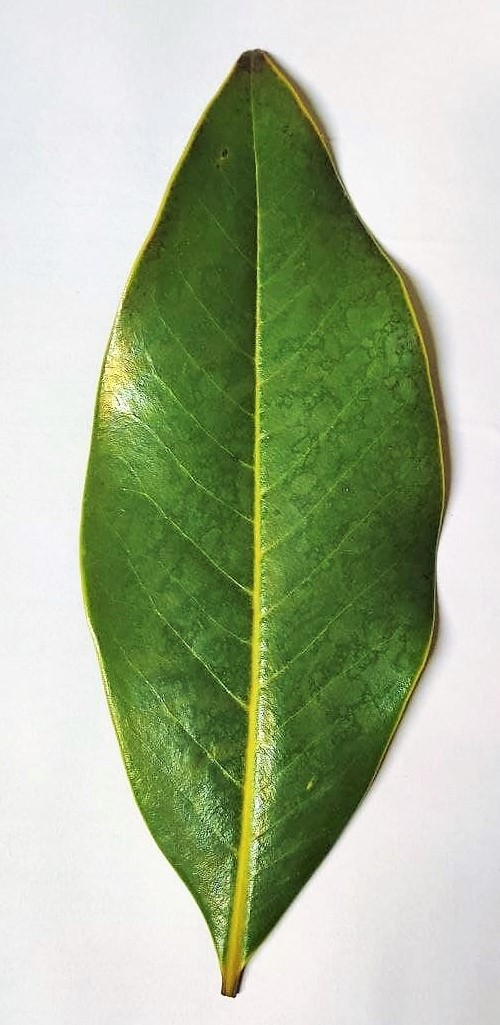
#> input picture images/magnolia_3.jpeg, 500 x 1025 px, given in place of , which was not available
$ python -i main.py   (imports and definitions only)
#> lines starting #> are read from the running program, lines starting #| are printed output that depends on the picture; after the words box and inside, x2 and y2 are one past the last pixel; in counts of white or black regions, pixels touching at a corner belong together; pictures that were not available may be replaced by others from this repository, and a replacement may not be noted
### decisionTree.py
import pandas as pd
from sklearn.tree import DecisionTreeClassifier
from sklearn.model_selection import train_test_split
from sklearn import metrics


class LeafDetails:
    height: int
    width: int
    lobulata: bool
    cuoriforme: bool
    lanceolata: bool

    def __init__(self):
        self.height = 0
        self.width = 0
        self.lobulata = False
        self.cuoriforme = False
        self.lanceolata = False

    # [6 lines left out: function clearAll, not called in this run]


class DecisionTree:
    colNames = ["name", "height", "width", "lobulata", "cuoriforme", "lanceolata"]
    featuresCol = ["height", "width", "lobulata", "cuoriforme", "lanceolata"]
    classNames = ["Oleandro", "Olivo", "Quercia", "Magnolia", "Heuchera", "Ciclamino"]
    decisionTree: DecisionTreeClassifier

    def __init__(self):
        self.initializeTree()

    def initializeTree(self):
        dataset = pd.read_csv("./leaf_dataset.csv", header=0, names=self.colNames)
#> (reads leaf_dataset.csv from the repository)
        dataset.head()

        X = dataset[self.featuresCol]
        y = dataset.name

        X_train, X_test, y_train, y_test = train_test_split(X, y, test_size=0.3, random_state=50)

        self.decisionTree = DecisionTreeClassifier(criterion="entropy")
        self.decisionTree = self.decisionTree.fit(X_train.values, y_train)
        y_pred = self.decisionTree.predict(X_test.values)

        print("Accuracy:", metrics.accuracy_score(y_test, y_pred))

    def predictLeaf(self, data: LeafDetails):
        predictData = [[data.height, data.width, data.lobulata, data.cuoriforme, data.lanceolata]]
        prediction = self.decisionTree.predict(predictData)
        return prediction[0]

### main.py
import cv2
import numpy as np
import matplotlib.pyplot as plt
import tkinter as tk
import tkinter.messagebox as messagebox
from dataclasses import dataclass
from decisionTree import DecisionTree, LeafDetails


@dataclass
class Point:
    x: int
    y: int
    useful: bool


# ---------------------------------------
# GLOBAL VARIABLES

selectedLeaf: tk.IntVar
leafImage: tk.Label

pointsY: list[Point] = list()
pointsX: list[Point] = list()

path: str = ""

leafDecision = DecisionTree()
leafData = LeafDetails()


# ------------------------------------------------------

def main():
    imgOriginal = readImage(path)
    imgBlur = blurImage(imgOriginal)
    imgDetected = detectLeaf(imgBlur)
    imgFilled = fillHoleImage(imgDetected)
    imgEdge = detectEdge(imgFilled)

    filterUsefulPoints()

    minMax = findMinMax(imgEdge)
    img = printBorder(imgFilled)

    classifyLeaf(minMax)

    leafPrediction = leafDecision.predictLeaf(leafData)

    plotImage(img, leafPrediction)


def readImage(pth):
#> called with pth = ''
    img = cv2.imread(pth)
#> img is the input picture: shape (1025, 500, 3); mean B, G, R 150.6, 181.6, 168.3
    img = cv2.cvtColor(img, cv2.COLOR_BGR2RGB)
    return img


def blurImage(image):
    img = cv2.GaussianBlur(image, (21, 21), 0)
    return img


def detectEdge(image):
    def sortPointsByX(p: Point):
        return p.x

    edges = cv2.Canny(image, 150, 300)
    indices = np.where(edges != [0])

    for i in range(0, len(indices[0])):
        pointsY.append(Point(indices[1][i], indices[0][i], useful=True))
        pointsX.append(Point(indices[1][i], indices[0][i], useful=True))

    pointsX.sort(key=sortPointsByX)
    return edges


def detectLeaf(img):
    hsv = cv2.cvtColor(img, cv2.COLOR_RGB2HSV)
#> hsv: shape (1025, 500, 3); mean H, S, V 55.3, 71.7, 183.1

    maskRedBrown = cv2.inRange(hsv, toHsvOpencvRange(5, 20, 7), toHsvOpencvRange(60, 80, 78))
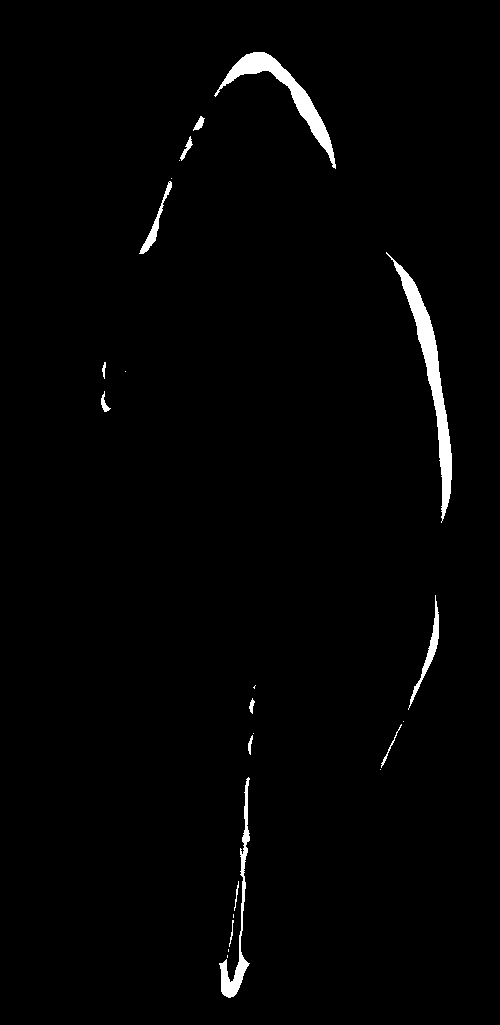
#> maskRedBrown: shape (1025, 500); 1.6% white; 24 white regions (10 under 20 px), largest, box (x1, y1, x2, y2) and area: (386, 252, 452, 523) 3014, (214, 52, 336, 169) 2304, (219, 777, 250, 998) 1248
    maskYellowGreen = cv2.inRange(hsv, toHsvOpencvRange(20, 4, 15), toHsvOpencvRange(172, 100, 85))
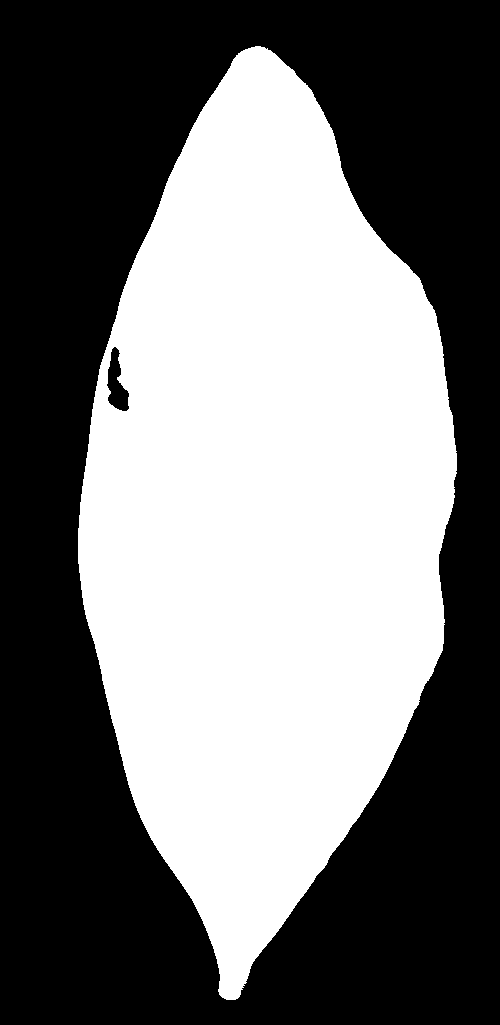
#> maskYellowGreen: shape (1025, 500); 45.9% white; 1 white region, box (x1, y1, x2, y2) and area: (78, 46, 457, 1000) 235187
    maskGrey = cv2.inRange(hsv, toHsvOpencvRange(0, 0, 15), toHsvOpencvRange(360, 15, 30))
#> maskGrey: shape (1025, 500); every value is 0

    mask = cv2.bitwise_or(maskYellowGreen, maskRedBrown)
    mask = cv2.bitwise_or(mask, maskGrey)

    res = cv2.bitwise_and(img, img, mask=mask)
    return res


def fillHoleImage(image):
    kernel = np.ones(20)
    dilate = cv2.dilate(image, kernel, 1)
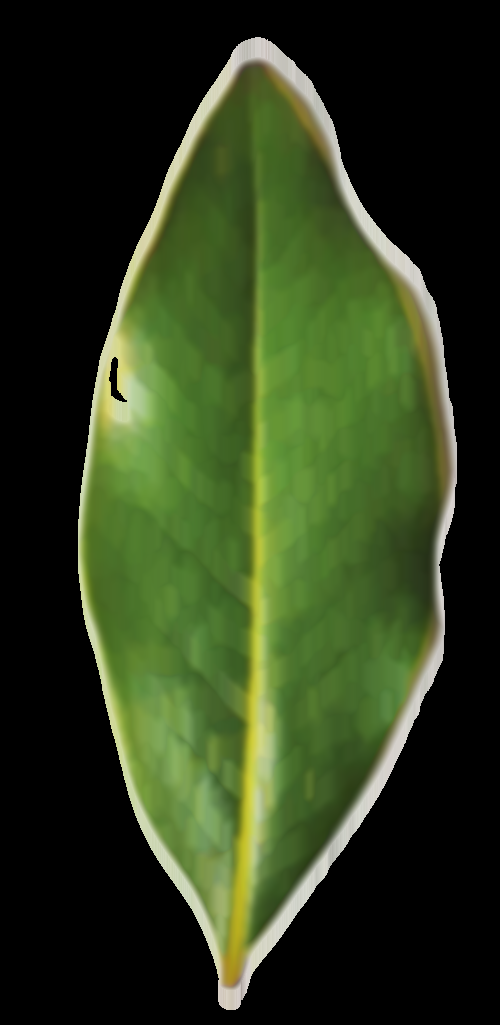
#> dilate: shape (1025, 500, 3); mean R, G, B 46.7, 60.6, 29.1
    return cv2.erode(dilate, kernel, iterations=1)
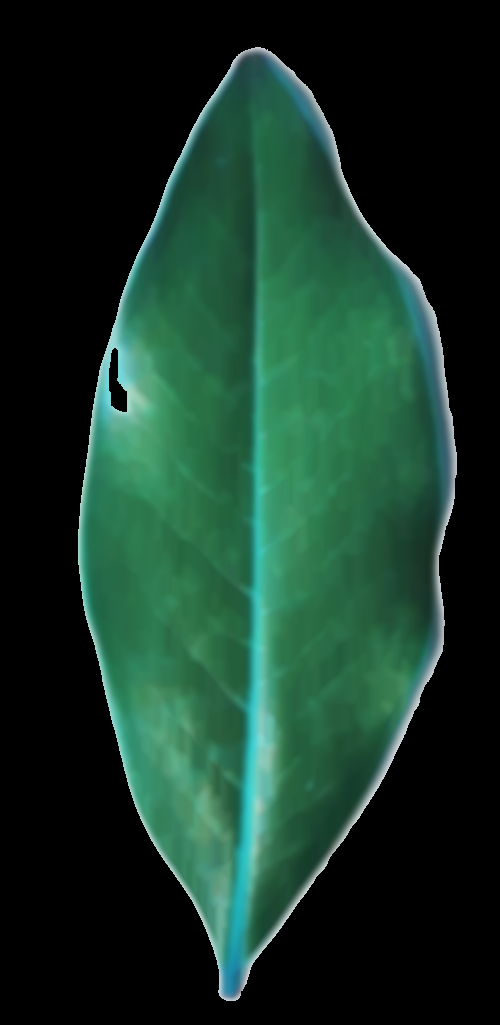
#> returned value: shape (1025, 500, 3); mean of channels 0, 1, 2 40.3, 54.3, 23.2; drawn as B, G, R
#> in detectEdge, `edges = cv2.Canny(image, 150, 300)`:
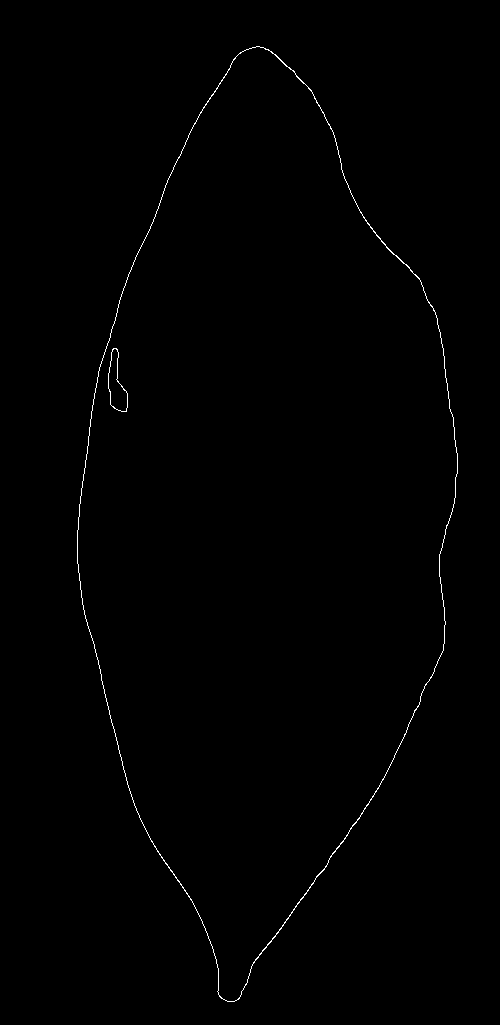
#> edges: shape (1025, 500); 0.45% white in thin lines or dots, all inside (x1, y1, x2, y2) = (77, 46, 458, 1002)
#> in detectEdge, `indices = np.where(edges != [0])`: indices = 2305 positions, rows 46 to 1001, columns 77 to 457
#> after the loop in detectEdge, `for i in range(0, len(indices[0])):`: pointsX = 2305 items


# --------------------------------------------------------------------------------
# UTILS FUNCTIONS

# Trova i punti agli estremi della foglia
def findMinMax(image):
    minX = image.shape[0]
#> minX = 1025
    maxX = 0
    minY = image.shape[1]
#> minY = 500
    maxY = 0

    for p in pointsY:
        if p.y > maxY:
            maxY = p.y

        if p.y < minY:
            minY = p.y

        if p.x > maxX:
            maxX = p.x

        if p.x < minX:
            minX = p.x
#> this loop made 2305 passes
#> (minY, minX) on pass 1: (46, 256)
#> minX on passes 5, 13, 18, 25, 29, 33: 252, 249, 246, 244, 242, 240
#> after the loop, maxX = 457; maxY = 1001; minX = 77; minY = 46
#> in main, `minMax = findMinMax(imgEdge)`: minMax = [77, 457, 46, 1001]

    return [minX, maxX, minY, maxY]


def plotImage(image, leafPrediction):
    title = 'Foglia'

    if leafData.lanceolata:
        title += ' LANCEOLATA '
    if leafData.lobulata:
        title += ' LOBULATA '
    if leafData.cuoriforme:
        title += ' CUORIFORME '
    title += " | " + leafPrediction

    plt.figure(num="Risultato")
    plt.imshow(image)
    plt.title(title)

    plt.show()


def toHsvOpencvRange(h, s, v):
    hOpen = (h * 179) / 360
    sOpen = (s * 255) / 100
    vOpen = (v * 255) / 100

    return hOpen, sOpen, vOpen


def printBorder(image):
    img = image
    for p in pointsX:
        img = cv2.circle(img, (p.x, p.y), 3, (255, 0, 255), -1)
#> this loop made 2305 passes
#> pass 1, in printBorder, `img = cv2.circle(img, (p.x, p.y), 3, (255, 0, 255), -1)`:
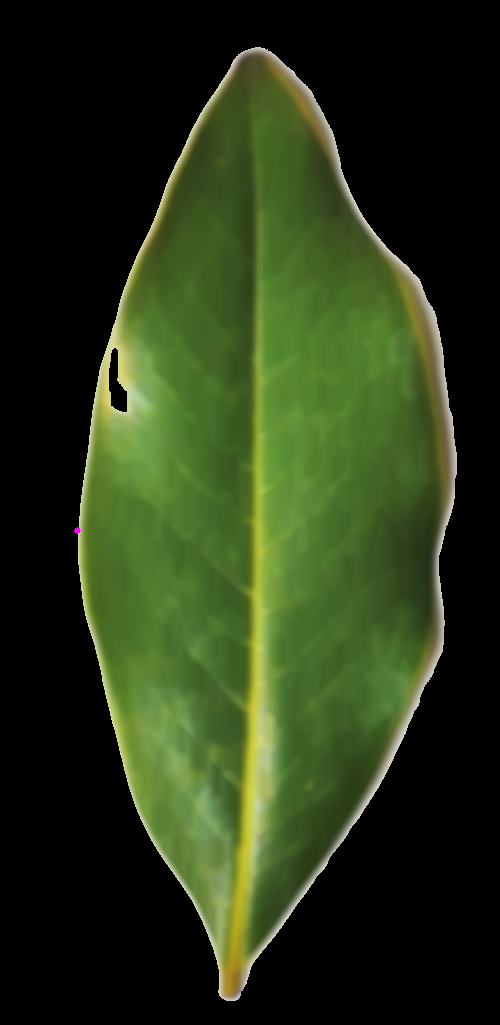
#> img: shape (1025, 500, 3); 0.01% of pixels changed, all inside (x1, y1, x2, y2) = (74, 527, 81, 534)
#> after the loop:
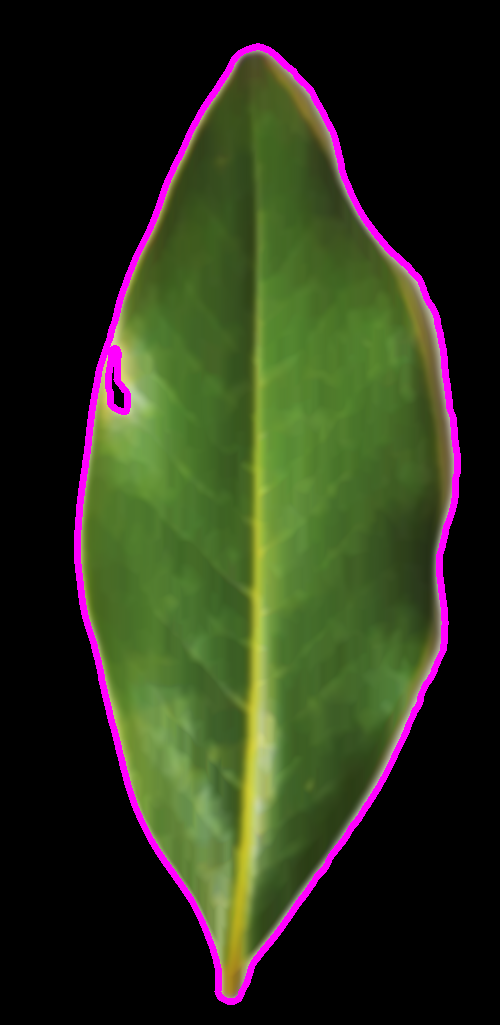
#> img: shape (1025, 500, 3); mean R, G, B 45.2, 51.5, 28.5
#> in checkLanceolata, `width = minMax[1] - minMax[0]`: width = 380
#> in checkLanceolata, `height = minMax[3] - minMax[2]`: height = 955
#> in checkLanceolata, `aspectRatio = width / height`: aspectRatio = 0.398
#> in classifyLeaf, `leafData.lanceolata = True`: leafData.lanceolata = True

    return img


def filterUsefulPoints():
    # Non consideriamo i punti attaccati
    for i in range(0, len(pointsY)):
        if i < len(pointsY) - 1:
            if (pointsY[i].useful and pointsY[i + 1].useful and pointsY[i].y == pointsY[i + 1].y) and (
                    pointsY[i + 1].x - pointsY[i].x < 2):
                pointsY[i].useful = False

    for i in range(0, len(pointsX)):
        if i < len(pointsX) - 1:
            if (pointsX[i].useful and pointsX[i + 1].useful and pointsX[i].x == pointsX[i + 1].x) and (
                    pointsX[i + 1].y - pointsX[i].y < 2):
                pointsX[i].useful = False


# ------------------------------------------------------------------
# CLASSIFICATION FUNCTIONS

def checkLobulate(leafWidth):
#> called with leafWidth = 380
    counterSX = 0
    innerCounter = 0
    oldValue = 0
    for p in pointsX:
        if p.x < int(leafWidth / 2) and p.useful:  # consideriamo la metà SX
            if oldValue != p.x:
                if innerCounter >= 4:
                    counterSX += 1
                oldValue = p.x
                innerCounter = 1
            else:
                innerCounter += 1
#> this loop made 2305 passes
#> innerCounter on passes 34, 47, 56, 69, 77, 85, 94, 102, 110, 117, 124, 131: 1, 1, 2, 1, 2, 1, 2, 1, 2, 1, 2, 1
#> after the loop, counterSX = 18; innerCounter = 2; oldValue = 189

    counterDX = 0
    innerCounter = 0
    oldValue = 0
    for p in pointsX:
        if p.x > int(leafWidth / 2) and p.useful:  # consideriamo la metà DX
            if oldValue != p.x:
                if innerCounter >= 4:
                    counterDX += 1
                oldValue = p.x
                innerCounter = 1
            else:
                innerCounter += 1
#> this loop made 2305 passes
#> after the loop, counterDX = 5; innerCounter = 1; oldValue = 457

    sogliaMinima = int(leafWidth * 10 / 250)
#> sogliaMinima = 15
    return counterDX >= sogliaMinima and counterSX >= sogliaMinima


def checkLanceolata(minMax):
    width = minMax[1] - minMax[0]
    height = minMax[3] - minMax[2]

    aspectRatio = width / height

    return 0.1 <= aspectRatio <= 0.48


def checkCuoriformi(minMax):
    minY = minMax[3] - (minMax[3] / 4)  # Consideriamo ultimo quarto di foglia
#> minY = 750.8

    counter = 0
    innerCounter = 0
    oldValue = 0
    for p in pointsY:
        if p.y > minY and p.useful:
            if oldValue != p.y:
                if innerCounter >= 4:
                    counter += 1
                oldValue = p.y
                innerCounter = 1
            else:
                innerCounter += 1
#> this loop made 2305 passes
#> after the loop, counter = 0; innerCounter = 1; oldValue = 1001

    leafWidth = minMax[1] - minMax[0]
#> leafWidth = 380
    sogliaMinima = int(leafWidth * 50 / 450)
#> sogliaMinima = 42

    return counter > sogliaMinima


def classifyLeaf(minMax):
    if checkLanceolata(minMax):
        leafData.lanceolata = True
    if checkLobulate(minMax[1] - minMax[0]):
        leafData.lobulata = True
    if checkCuoriformi(minMax):
        leafData.cuoriforme = True


# -------------------------------------------------------------------------------
# GUI FUNCTIONS


# [70 lines left out: functions selectLeaf, startFlow, showDecisionTree, initializeGUI, not called in this run]


# ------------------------------------------------------------------------------

# [6 lines not run here, left out]

>>> result = main()
#> in predictLeaf, `predictData = [[data.height, data.width, data.lobulata, data.cuoriform..`: predictData = [[0, 0, False, False, True]]
#> in main, `leafPrediction = leafDecision.predictLeaf(leafData)`: leafPrediction = 'Olivo'
